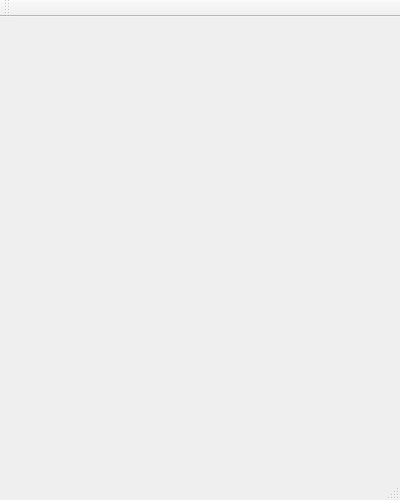
<?xml version="1.0" encoding="UTF-8"?>
<ui version="4.0">
 <class>MainWindow</class>
 <widget class="QMainWindow" name="MainWindow">
  <property name="geometry">
   <rect>
    <x>0</x>
    <y>0</y>
    <width>400</width>
    <height>500</height>
   </rect>
  </property>
  <property name="sizePolicy">
   <sizepolicy hsizetype="Preferred" vsizetype="Preferred">
    <horstretch>0</horstretch>
    <verstretch>0</verstretch>
   </sizepolicy>
  </property>
  <property name="windowTitle">
   <string>Calendar</string>
  </property>
  <property name="windowIcon">
   <iconset resource="Resource/Resource.qrc">
    <normaloff>:/image/Calendar</normaloff>:/image/Calendar</iconset>
  </property>
  <widget class="QWidget" name="centralWidget"/>
  <widget class="QMenuBar" name="menuBar">
   <property name="geometry">
    <rect>
     <x>0</x>
     <y>0</y>
     <width>400</width>
     <height>28</height>
    </rect>
   </property>
  </widget>
  <widget class="QToolBar" name="mainToolBar">
   <attribute name="toolBarArea">
    <enum>TopToolBarArea</enum>
   </attribute>
   <attribute name="toolBarBreak">
    <bool>false</bool>
   </attribute>
  </widget>
  <widget class="QStatusBar" name="statusBar"/>
 </widget>
 <layoutdefault spacing="6" margin="11"/>
 <resources>
  <include location="Resource/Resource.qrc"/>
 </resources>
 <connections/>
</ui>
